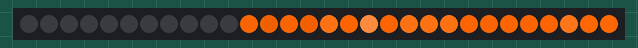
Recording of a sketch running on a simulated Arduino Uno, built with avr-gcc and run on an emulated ATmega328P. Parts: 30 RGB LEDs in strip order, left to right. Random numbers use the default seed unless the sketch sets one.

Above: at 3.16 s.
At 39.17 s:
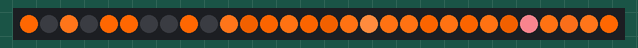

The sketch:

Presepe.ino
```cpp
#include <FastLED.h>

#define LED_PIN   4

#define NUM_LEDS          30  // Numero totale dei led.
#define COLOR_ORDER       GRB
#define CHIPSET           WS2812B
#define BRIGHTNESS        255 // Intensità luminosa dei LED.
#define FRAMES_PER_SECOND 60 // 60 Hz (PAL)

CRGB leds[NUM_LEDS];

void setup() {

  delay(3000); // sanity delay

  FastLED.addLeds<CHIPSET, LED_PIN, COLOR_ORDER>(leds, NUM_LEDS).setCorrection( TypicalLEDStrip );
  FastLED.setBrightness( BRIGHTNESS );

}

void loop() {
  // Aggiunge entropia per randomizzare il number generator.
  random16_add_entropy( random() );

  setStars();
  setMoon();
  setCave();
  setHouse();

  FastLED.show();
  FastLED.delay(1000 / FRAMES_PER_SECOND);
}

/* Probabilità dello sparking. */
#define STARS_SPARKING 50

/* Stars Function
  Range Led delle stelle: 11 al 26
  Led luna: 17
*/
#define STARS_LED_RANGE_START  11
#define STARS_LED_RANGE_FINAL  26
#define MOON_LED               17
void setStars() {
  CRGB StarsPalette[4] = {CRGB(240, 96, 0), CRGB(208, 83, 0), CRGB(255, 114, 19), CRGB(240, 96, 0)};

  for (int i = STARS_LED_RANGE_START; i <= STARS_LED_RANGE_FINAL; i++) {
    if (i != MOON_LED) { // Escludiamo il led della luna perché verrà controllato da setMoon().
      leds[i] = StarsPalette[random8(0, 4)];
    }
  }

  /* Genero uno spark casuale per creare un effetto PULSE delle stelle. */
  if( random8() < STARS_SPARKING ) {
    int y = random8(STARS_LED_RANGE_START, STARS_LED_RANGE_FINAL);
    if (y != MOON_LED) { // Escludiamo il led della luna perché verrà controllato da setMoon().
      leds[y] = CRGB(random8(200, 255), random8(100, 185), random8(0, 140));
    }
  }
}

void setMoon() {
  CRGB MoonPalette[3] = {CRGB(255, 139, 62), CRGB(255, 146, 72), CRGB(255, 159, 96)};
  leds[MOON_LED] = MoonPalette[random8(0, 3)];
}

#define SPARKING_CAVE 120
#define CAVE_LED_RANGE_START  27
#define CAVE_LED_RANGE_FINAL  29
/* Genero uno spark casuale per creare un effetto FIRE/TORCIA con i led della caverna. */
void setCave() {
  CRGB CavePalette[2] = {CRGB(255, 117, 26), CRGB(255, 103, 2)};

  for (int i = CAVE_LED_RANGE_START; i <= CAVE_LED_RANGE_FINAL; i++) {
    leds[i] = CavePalette[random8(0, 2)];
  }

  if( random8() < SPARKING_CAVE ) {
    int y = random8(CAVE_LED_RANGE_START, CAVE_LED_RANGE_FINAL);
    leds[y] = CRGB(random8(206, 255), random8(77, 134), random8(0, 83));
  }
}

#define HOUSE_COUNT 10 // Numero di case
#define HOUSE_LED_RANGE_START  0 // Led iniziale
#define HOUSE_LED_RANGE_FINAL  11 // Led finale

void setHouse() {
  CRGB HousePalette[4] = {CRGB(0, 0, 0), CRGB(255, 117, 26), CRGB(255, 103, 2), CRGB(0, 0, 0)};

  /* In un minuto vengono eseguiti circa 3600 loop.
     (281 / HOUSE_COUNT) = 28.1
     (100*28.1)/3600 = 0.78% di probabilità ogni 16.66 ms, quindi circa una probabilità del 60% al minuto per ogni casa.
     Potete variare le probabilità a vostro piacere.
  */
  unsigned int ON_PERC = (281 / HOUSE_COUNT);
  unsigned int y = random16(0, 3600);

  if (y <= ON_PERC) {
    leds[random8(HOUSE_LED_RANGE_START, HOUSE_LED_RANGE_FINAL)] = HousePalette[random8(1, 4)];
  }
}
```
